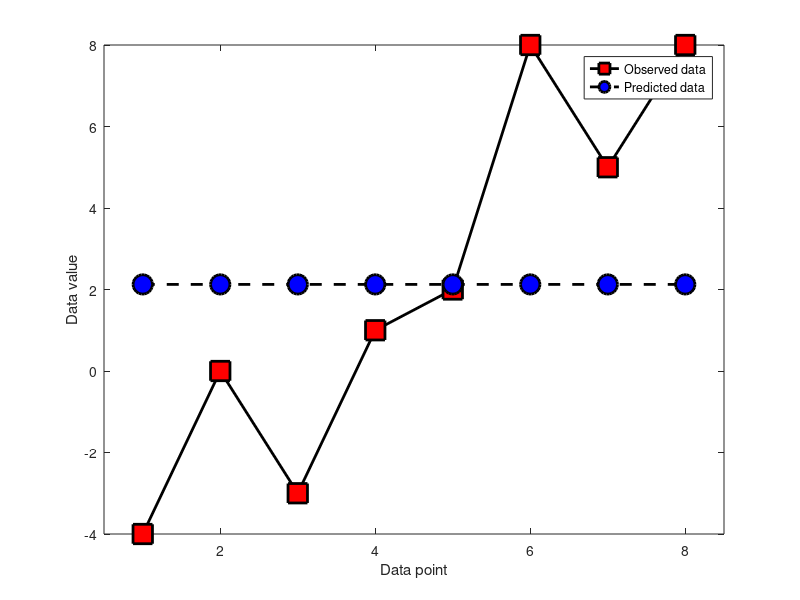
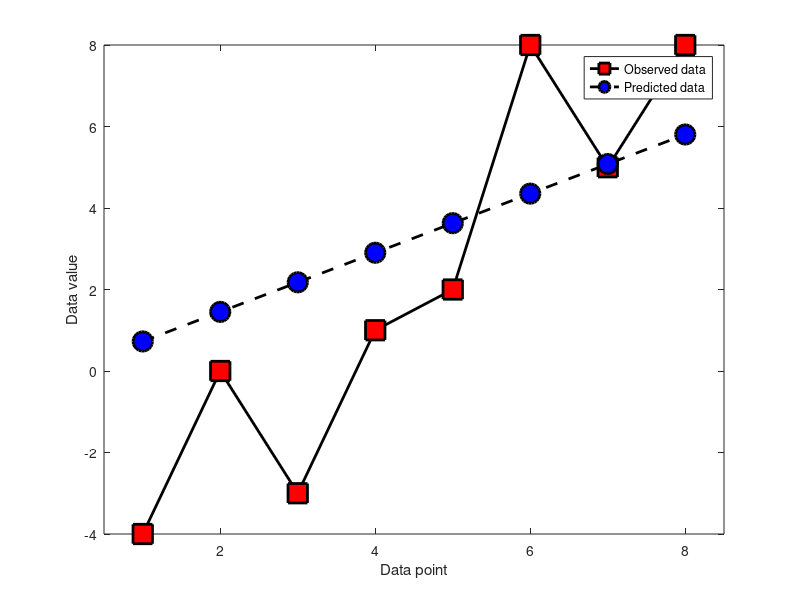
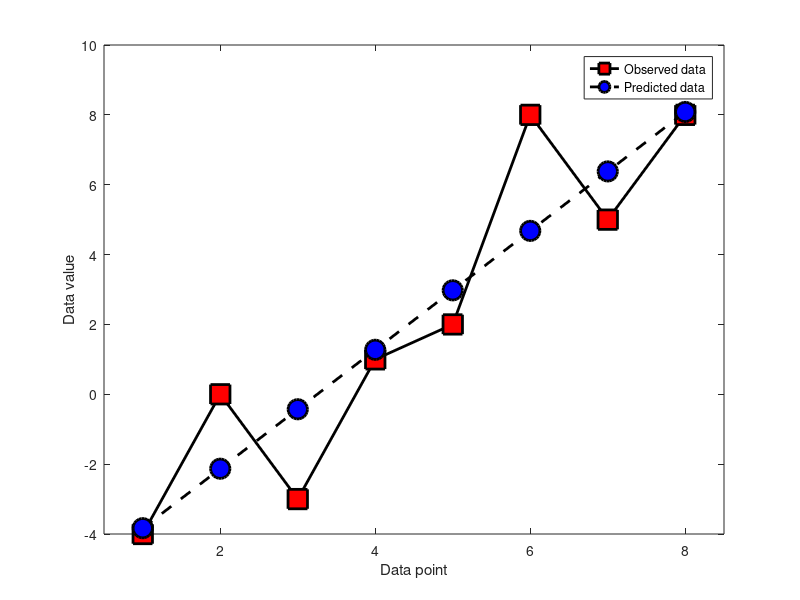
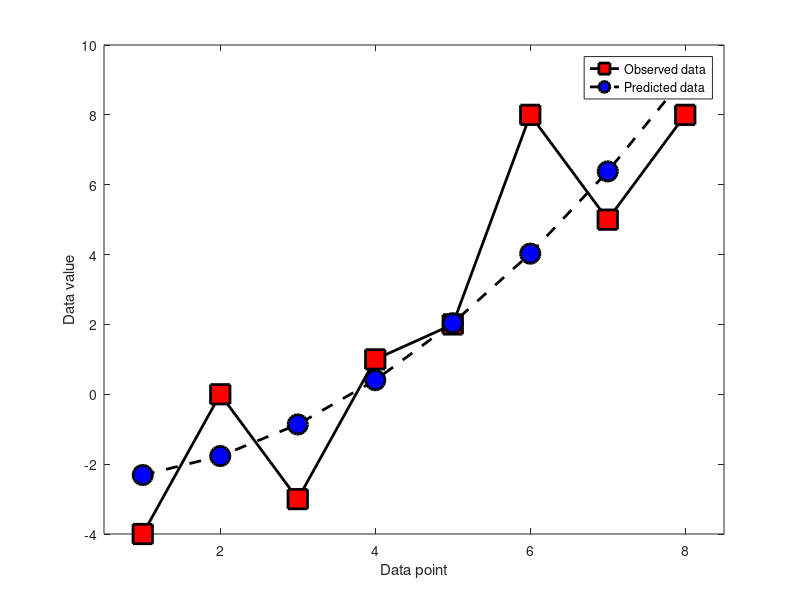

Write the MATLAB code that produced these figures, in order.
%%
%     COURSE: Linear algebra: theory and implementation
%    SECTION: Least-squares and statistics
%      VIDEO: Least-squares example 1
% Instructor: sincxpress.com
% Course url: https://www.udemy.com/course/linear-algebra-theory-and-implementation/?couponCode=202110
% 
%%
clear, clc

%% average value

% data
data = [ -4, 0, -3, 1, 2, 8, 5, 8 ]';
N    = length(data);

% design matrix
X = ones(N,1);

% fit the model
b = (X'*X)\(X'*data);

% compare against the mean
m = mean(data);

% compute the model-predicted values
yHat = X*b;

% plot data and model prediction
figure(3), clf
plot(1:N,data,'ks-','markerfacecolor','r','linew',2,'markersize',14)
hold on
plot(1:N,yHat,'ko--','markerfacecolor','b','linew',2,'markersize',14)

set(gca,'xlim',[.5 N+.5])
xlabel('Data point'), ylabel('Data value')
legend({'Observed data';'Predicted data'})

%% same as above but linear trend

% design matrix
X = (1:N)';

% fit the model
b = (X'*X)\(X'*data);

% compare against the mean
m = mean(data);

% compute the model-predicted values
yHat = X*b;

% plot data and model prediction
figure(4), clf
plot(1:N,data,'ks-','markerfacecolor','r','linew',2,'markersize',14)
hold on
plot(1:N,yHat,'ko--','markerfacecolor','b','linew',2,'markersize',14)

set(gca,'xlim',[.5 N+.5])
xlabel('Data point'), ylabel('Data value')
legend({'Observed data';'Predicted data'})

%% Now with an intercept and trend (slope)

% design matrix
X = [ ones(N,1) (1:N)' ];

% fit the model
b = (X'*X)\(X'*data);

% compare against the mean
m = mean(data);

% compute the model-predicted values
yHat = X*b;

% plot data and model prediction
figure(5), clf
plot(1:N,data,'ks-','markerfacecolor','r','linew',2,'markersize',14)
hold on
plot(1:N,yHat,'ko--','markerfacecolor','b','linew',2,'markersize',14)

set(gca,'xlim',[.5 N+.5])
xlabel('Data point'), ylabel('Data value')
legend({'Observed data';'Predicted data'})

%% Now with an intercept and trend (slope) and non linear terms

% design matrix with a non linear term
X = [ ones(N,1) (1:N)'.^2 ];

% fit the model
b = (X'*X)\(X'*data);

% compare against the mean
m = mean(data);

% compute the model-predicted values
yHat = X*b;

% plot data and model prediction
figure(6), clf
plot(1:N,data,'ks-','markerfacecolor','r','linew',2,'markersize',14)
hold on
plot(1:N,yHat,'ko--','markerfacecolor','b','linew',2,'markersize',14)

set(gca,'xlim',[.5 N+.5])
xlabel('Data point'), ylabel('Data value')
legend({'Observed data';'Predicted data'})

%% done.
